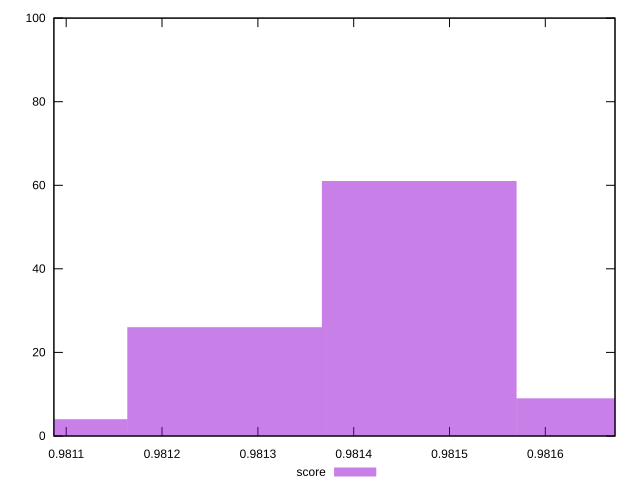

Source code (gnuplot):
reset
set terminal svg size 640, 490 enhanced background rgb 'white'
set output "report_00007_2020-12-11T15:55:29.892Z/first-contentful-paint/samples/pages+cached+noexternal+nocss/score/histogram.svg"

$score <<EOF
0.981468365365304 61
0.9812652889396128 26
0.9816714417909952 9
0.9810622125139217 4
EOF

set key outside below
set boxwidth 0.00020307642569114505
set yrange [0:100]
set style fill transparent solid 0.5 noborder

plot \
  $score title "score" with boxes, \


reset
